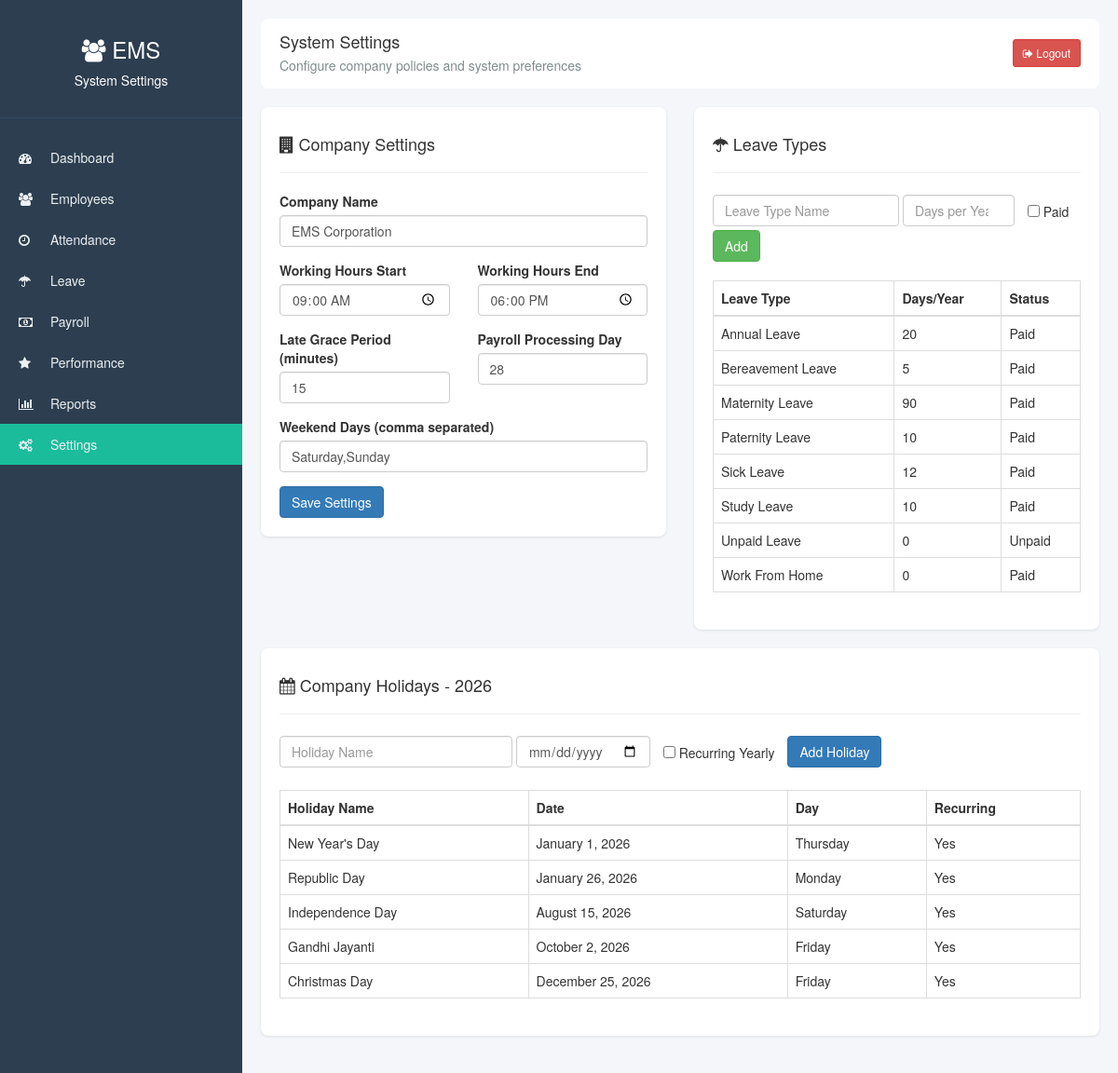
The page /settings.php (signed in) on the database its author committed.
### tables this page shows
CREATE TABLE IF NOT EXISTS leave_types (
    leave_type_id INT AUTO_INCREMENT PRIMARY KEY,
    name VARCHAR(50) NOT NULL,
    description TEXT,
    days_per_year INT DEFAULT 0,
    is_paid BOOLEAN DEFAULT TRUE,
    requires_approval BOOLEAN DEFAULT TRUE,
    requires_document BOOLEAN DEFAULT FALSE,
    gender_restriction ENUM('all', 'male', 'female') DEFAULT 'all'
);

CREATE TABLE IF NOT EXISTS holidays (
    holiday_id INT AUTO_INCREMENT PRIMARY KEY,
    holiday_name VARCHAR(100) NOT NULL,
    holiday_date DATE NOT NULL,
    is_recurring BOOLEAN DEFAULT FALSE,
    description TEXT,
    created_at TIMESTAMP DEFAULT CURRENT_TIMESTAMP
);

### settings.php (the view, shortened to what this page needs)
<?php
require_once 'config.php';
$settings = [];
$result = $conn->query("SELECT setting_key, setting_value FROM company_settings");
while ($row = $result->fetch_assoc()) {
    $settings[$row['setting_key']] = $row['setting_value'];
}
$leave_types = $conn->query("SELECT * FROM leave_types ORDER BY name");
$holidays = $conn->query("SELECT * FROM holidays WHERE YEAR(holiday_date) = YEAR(CURDATE()) ORDER BY holiday_date");
?>
<!DOCTYPE html>
<html>
<head>
    <link rel="stylesheet" type="text/css" href="css/bootstrap.css">
    <link rel="stylesheet" href="https://cdnjs.cloudflare.com/ajax/libs/font-awesome/4.7.0/css/font-awesome.min.css">
</head>
<body>
    <div class="sidebar">
        <div class="sidebar-header">
            <h3><i class="fa fa-users"></i> EMS</h3>
            <p>System Settings</p>
        </div>
        <div class="sidebar-menu">
            <ul>
                <li><a href="dashboard.php"><i class="fa fa-dashboard"></i> Dashboard</a></li>
                <li><a href="employees.php"><i class="fa fa-users"></i> Employees</a></li>
                <li><a href="attendance.php"><i class="fa fa-clock-o"></i> Attendance</a></li>
                <li><a href="leave.php"><i class="fa fa-umbrella"></i> Leave</a></li>
                <li><a href="payroll.php"><i class="fa fa-money"></i> Payroll</a></li>
                <li><a href="performance.php"><i class="fa fa-star"></i> Performance</a></li>
                <li><a href="reports.php"><i class="fa fa-bar-chart"></i> Reports</a></li>
                <li><a href="settings.php" class="active"><i class="fa fa-cogs"></i> Settings</a></li>
            </ul>
        </div>
    </div>
    <div class="main-content">
        <div class="top-navbar">
            <div>
                <h4 style="margin: 0;">System Settings</h4>
                <p style="margin: 5px 0 0; color: #7f8c8d;">Configure company policies and system preferences</p>
            </div>
            <div>
                <a href="logout.php" class="btn btn-danger btn-sm"><i class="fa fa-sign-out"></i> Logout</a>
            </div>
        </div>
        <div class="row">
            <div class="col-md-6">
                <div class="settings-card">
                    <h4><i class="fa fa-building"></i> Company Settings</h4>
                    <hr>
                    <form method="POST">
                        <div class="form-group">
                            <label>Company Name</label>
                            <input type="text" name="company_name" class="form-control" value="<?php echo $settings['company_name']; ?>" required>
                        </div>
                        <div class="row">
                            <div class="col-md-6">
                                <div class="form-group">
                                    <label>Working Hours Start</label>
                                    <input type="time" name="working_hours_start" class="form-control" value="<?php echo $settings['working_hours_start']; ?>" required>
                                </div>
                            </div>
                            <div class="col-md-6">
                                <div class="form-group">
                                    <label>Working Hours End</label>
                                    <input type="time" name="working_hours_end" class="form-control" value="<?php echo $settings['working_hours_end']; ?>" required>
                                </div>
                            </div>
                        </div>
                        <div class="row">
                            <div class="col-md-6">
                                <div class="form-group">
                                    <label>Late Grace Period (minutes)</label>
                                    <input type="number" name="late_grace_minutes" class="form-control" value="<?php echo $settings['late_grace_minutes']; ?>" required>
                                </div>
                            </div>
                            <div class="col-md-6">
                                <div class="form-group">
                                    <label>Payroll Processing Day</label>
                                    <input type="number" name="payroll_day" class="form-control" value="<?php echo $settings['payroll_day']; ?>" required>
                                </div>
                            </div>
                        </div>
                        <div class="form-group">
                            <label>Weekend Days (comma separated)</label>
                            <input type="text" name="weekend_days" class="form-control" value="<?php echo $settings['weekend_days']; ?>" placeholder="Saturday,Sunday">
                        </div>
                        <button type="submit" class="btn btn-primary">Save Settings</button>
                    </form>
                </div>
            </div>
            <div class="col-md-6">
                <div class="settings-card">
                    <h4><i class="fa fa-umbrella"></i> Leave Types</h4>
                    <hr>
                    <form method="POST" class="form-inline" style="margin-bottom: 20px;">
                        <div class="form-group">
                            <input type="text" name="name" class="form-control" placeholder="Leave Type Name" required style="width: 200px;">
                        </div>
                        <div class="form-group">
                            <input type="number" name="days_per_year" class="form-control" placeholder="Days per Year" required style="width: 120px;">
                        </div>
                        <div class="checkbox" style="margin: 10px;">
                            <label><input type="checkbox" name="is_paid"> Paid</label>
                        </div>
                        <button type="submit" class="btn btn-success">Add</button>
                    </form>
                    <table class="table table-bordered">
                        <thead>
                            <tr><th>Leave Type</th><th>Days/Year</th><th>Status</th></tr>
                        </thead>
                        <tbody>
                            <?php while($lt = $leave_types->fetch_assoc()): ?>
                            <tr>
                                <td><?php echo $lt['name']; ?></td>
                                <td><?php echo $lt['days_per_year']; ?></td>
                                <td><?php echo $lt['is_paid'] ? 'Paid' : 'Unpaid'; ?></td>
                            </tr>
                            <?php endwhile; ?>
                        </tbody>
                    </table>
                </div>
            </div>
        </div>
        <div class="row">
            <div class="col-md-12">
                <div class="settings-card">
                    <h4><i class="fa fa-calendar"></i> Company Holidays - <?php echo date('Y'); ?></h4>
                    <hr>
                    <form method="POST" class="form-inline" style="margin-bottom: 20px;">
                        <div class="form-group">
                            <input type="text" name="holiday_name" class="form-control" placeholder="Holiday Name" required style="width: 250px;">
                        </div>
                        <div class="form-group">
                            <input type="date" name="holiday_date" class="form-control" required>
                        </div>
                        <div class="checkbox" style="margin: 10px;">
                            <label><input type="checkbox" name="is_recurring"> Recurring Yearly</label>
                        </div>
                        <button type="submit" class="btn btn-primary">Add Holiday</button>
                    </form>
                    <table class="table table-bordered">
                        <thead>
                            <tr><th>Holiday Name</th><th>Date</th><th>Day</th><th>Recurring</th></tr>
                        </thead>
                        <tbody>
                            <?php while($holiday = $holidays->fetch_assoc()): ?>
                            <tr>
                                <td><?php echo $holiday['holiday_name']; ?></td>
                                <td><?php echo date('F j, Y', strtotime($holiday['holiday_date'])); ?></td>
                                <td><?php echo date('l', strtotime($holiday['holiday_date'])); ?></td>
                                <td><?php echo $holiday['is_recurring'] ? 'Yes' : 'No'; ?></td>
                            </tr>
                            <?php endwhile; ?>
                        </tbody>
                    </table>
                </div>
            </div>
        </div>
    </div>
</body>
</html>

### settings.php (style rules this page uses)
body { background: #f4f6f9; }
.sidebar { position: fixed; left: 0; top: 0; height: 100%; width: 260px; background: #2c3e50; color: white; }
.sidebar-header { padding: 20px; text-align: center; border-bottom: 1px solid #34495e; }
.sidebar-menu { padding: 20px 0; }
.sidebar-menu ul { list-style: none; padding: 0; }
.sidebar-menu li a { display: block; padding: 12px 20px; color: #ecf0f1; text-decoration: none; }
.sidebar-menu li a.active { background: #1abc9c; }
.sidebar-menu li a i { margin-right: 10px; width: 20px; }
.main-content { margin-left: 260px; padding: 20px; }
.top-navbar { background: white; padding: 15px 20px; border-radius: 8px; margin-bottom: 20px; display: flex; justify-content: space-between; align-items: center; }
.settings-card { background: white; border-radius: 8px; padding: 20px; margin-bottom: 20px; box-shadow: 0 1px 3px rgba(0,0,0,0.1); }

### rows shown on the page
leave_types: name "Annual Leave", days_per_year "20", is_paid "Paid"
leave_types: name "Bereavement Leave", days_per_year "5", is_paid "Paid"
leave_types: name "Maternity Leave", days_per_year "90", is_paid "Paid"
leave_types: name "Paternity Leave", days_per_year "10", is_paid "Paid"
leave_types: name "Sick Leave", days_per_year "12", is_paid "Paid"
leave_types: name "Study Leave", days_per_year "10", is_paid "Paid"
leave_types: name "Unpaid Leave", days_per_year "0", is_paid "Unpaid"
leave_types: name "Work From Home", days_per_year "0", is_paid "Paid"
holidays: holiday_name "New Year's Day", holiday_date "January 1, 2026", holiday_date "Thursday", is_recurring "Yes"
holidays: holiday_name "Republic Day", holiday_date "January 26, 2026", holiday_date "Monday", is_recurring "Yes"
holidays: holiday_name "Independence Day", holiday_date "August 15, 2026", holiday_date "Saturday", is_recurring "Yes"
holidays: holiday_name "Gandhi Jayanti", holiday_date "October 2, 2026", holiday_date "Friday", is_recurring "Yes"
holidays: holiday_name "Christmas Day", holiday_date "December 25, 2026", holiday_date "Friday", is_recurring "Yes"
